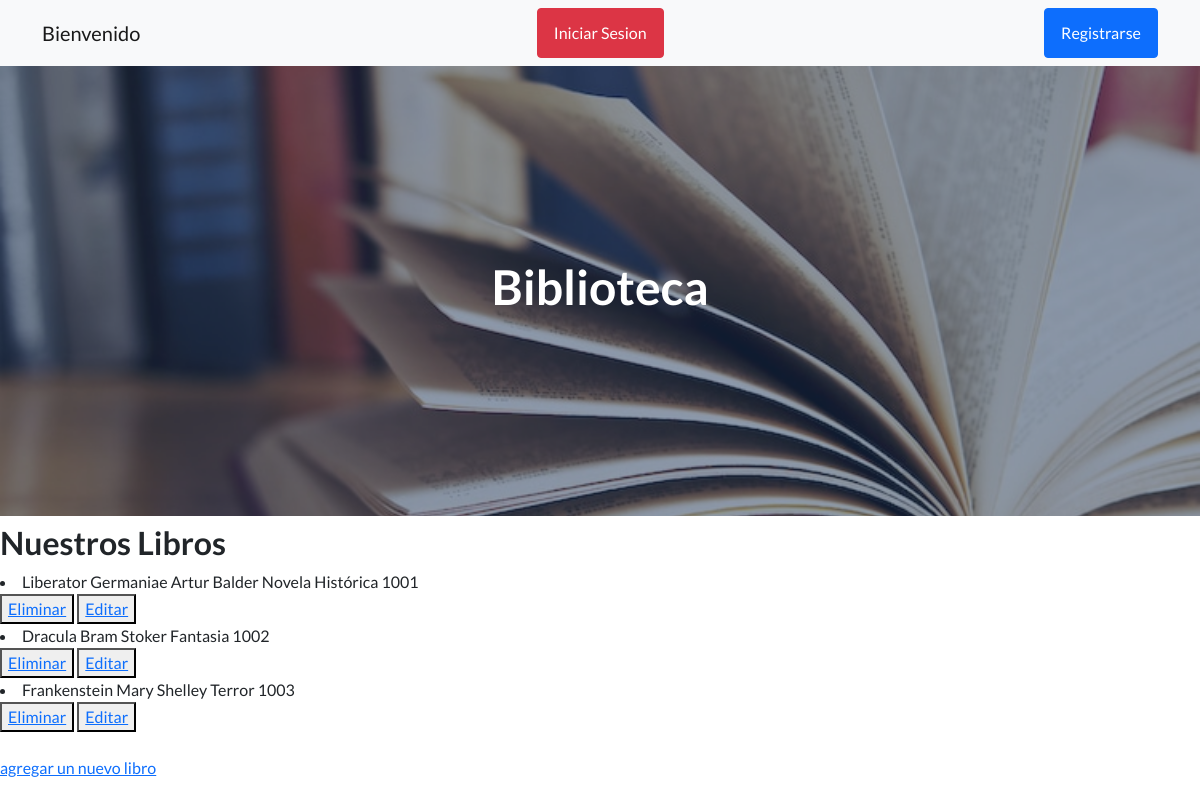
The page /app_biblioteca/leer_libros/ on the database its author committed.
### app_biblioteca/models.py (models this page shows)
class Libro(models.Model):
    titulo=models.CharField(max_length=50)
    autor=models.CharField(max_length=50)
    genero=models.CharField(max_length=50)
    codigo=models.IntegerField()
    def __str__(self):
        return self.titulo+' '+self.autor+' '+self.genero+' '+str(self.codigo)

### app_biblioteca/views.py (the view)
# urls.py: path('leer_libros/', leer_libros, name='leer_libros'),
def leer_libros(request):
    libros = Libro.objects.all()
    return render(request, 'app_biblioteca/leer_libros.html',{'libros':libros})

### app_biblioteca/templates/app_biblioteca/leer_libros.html (shortened to what this page needs)
{% extends 'app_biblioteca/inicio.html' %}
{% load static %}
{% block titulo %}
<h1>Biblioteca</h1>
{% endblock %}
{% block contenido_que_cambia %}
<h2>Nuestros Libros</h2>
{% for libro in libros %}
    <li>{{ libro }}</li>
    <button>
        <a href="{% url 'eliminar_libro' libro.codigo %}">Eliminar</a>
    </button>
    <button>
        <a href="{% url 'editar_libro' libro.codigo %}">Editar</a>
    </button>
{% endfor %}
<br>
<a href="{% url 'ingreso_libros' %}">agregar un nuevo libro</a>
</body>
{% endblock %}

### rows shown on the page
Libro: titulo+autor+genero "Liberator Germaniae Artur Balder Novela Histórica 1001"
Libro: titulo+autor+genero "Dracula Bram Stoker Fantasia 1002"
Libro: titulo+autor+genero "Frankenstein Mary Shelley Terror 1003"
